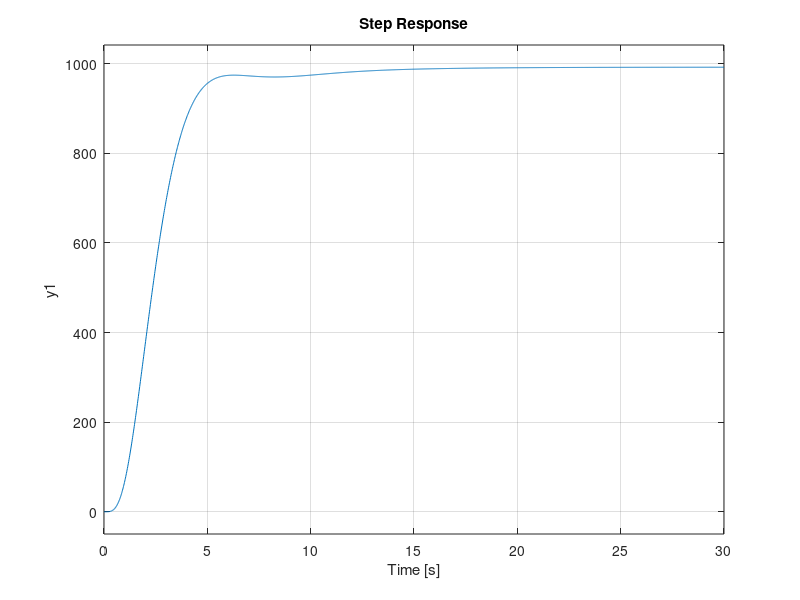

Source code (MATLAB):
%Reference [1]: 'Brian L. Stevens, Aircraft Control and Simulation'
%Script edited by Di Wang
%Created time: 24/Jan/2025

%Altitude Hold Autopilot
%F16 Longitudinal state space with altitude state
A = [-0.56761 0 1 2.2633e-6;
     0 0 1 0;
     -1.4847 0 -0.47599 -1.4947e-7;
     -500 500 0 0]; %Four states AoA, Theta, q, h
B = [0;0;-0.019781;0]; %one input delta_e elevator angle
C = [0 57.296 0 0;
     0 0 57.296 0;
     0 0 0 1]; %Three outputs theta, q, h
D = [0;0;0];
states = {'AoA' 'theta' 'q' 'h'};
inputs = {'aileron'};
outputs = {'theta' 'q' 'h'};
sysLong = ss(A,B,C,D,'statename',states,'inputname',inputs,'outputname',outputs); %obtain state space of the aircraft lateral system

actuator = tf([0 1],[0.05 1]); %Tf of elevator angle servo
lead_comp = tf([1 0.3],[3 7.2]); %TF of lead compensator
Kp = -3; %Pitch angle gain
Kq = -2.5; %Pitch rate gain
Sensor = tf([0 1],[0.05 1]); %Altitude sensor

inner_q = feedback(actuator*sysLong, Kq, 1, 2); %Pitch rate q inner loop
inner_theta = feedback(inner_q*Kp, 1, 1, 1); %Pitch angle theta inner loop
outer_cl = feedback(inner_theta*lead_comp, Sensor, 1, 3); %outer c.l

figure(1)
step(1000*outer_cl(3,:))